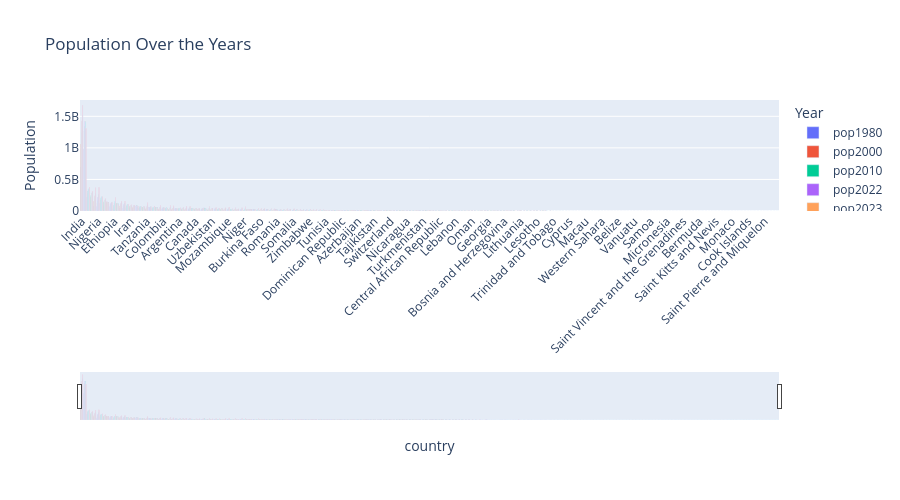

The code cell stored with this chart in its notebook:
### Markdown cell above
## Cell 3: Grouped Bar Chart (Population Over the Years)
Builds a grouped bar chart with Plotly Express comparing population across all countries  
for years: 1980, 2000, 2010, 2022, 2023, 2030, 2050. Includes a range slider and rotated x-axis labels.

### Code cell
import plotly.express as px
import pandas as pd

# Assuming data is your DataFrame
fig2 = px.bar(
    df,
    x="country",
    y=["pop1980", "pop2000", "pop2010", "pop2022", "pop2023", "pop2030", "pop2050"],
    title="Population Over the Years",
    labels={"value": "Population", "variable": "Year"},
    template="plotly",
)

# Adjust the size of the figure and rotate x-axis labels
fig2.update_layout(
    height=500,  # Set the height in pixels
    width=900,  # Set the width in pixels
    xaxis_tickangle=-45,  # Rotate x-axis labels for better readability
)

# Set bar mode to 'group' to ensure all countries are visible
fig2.update_layout(barmode='group')

# Add rangeslider and rangeselector for zooming
fig2.update_layout(
    xaxis=dict(
        rangeslider=dict(visible=True),
        type="category",  # Set x-axis type to category
    ),
)

fig2.show()

### Figure 1 — Plotly figure (JSON) as saved in the notebook; plotly's stock layout.template omitted (floating-point values rounded to 4 significant figures; data arrays with more than 128 entries replaced by an {"elided": "..."} marker saying what was removed)
{"data": [{"hovertemplate": "Year=pop1980<br>country=%{x}<br>Population=%{y}<extra></extra>", "legendgroup": "pop1980", "marker": {"color": "#636efa", "pattern": {"shape": ""}}, "name": "pop1980", "orientation": "v", "showlegend": true, "textposition": "auto", "type": "bar", "x": {"elided": "215 str values"}, "xaxis": "x", "y": {"elided": "215 float values"}, "yaxis": "y"}, {"hovertemplate": "Year=pop2000<br>country=%{x}<br>Population=%{y}<extra></extra>", "legendgroup": "pop2000", "marker": {"color": "#EF553B", "pattern": {"shape": ""}}, "name": "pop2000", "orientation": "v", "showlegend": true, "textposition": "auto", "type": "bar", "x": {"elided": "215 str values"}, "xaxis": "x", "y": {"elided": "215 float values"}, "yaxis": "y"}, {"hovertemplate": "Year=pop2010<br>country=%{x}<br>Population=%{y}<extra></extra>", "legendgroup": "pop2010", "marker": {"color": "#00cc96", "pattern": {"shape": ""}}, "name": "pop2010", "orientation": "v", "showlegend": true, "textposition": "auto", "type": "bar", "x": {"elided": "215 str values"}, "xaxis": "x", "y": {"elided": "215 float values"}, "yaxis": "y"}, {"hovertemplate": "Year=pop2022<br>country=%{x}<br>Population=%{y}<extra></extra>", "legendgroup": "pop2022", "marker": {"color": "#ab63fa", "pattern": {"shape": ""}}, "name": "pop2022", "orientation": "v", "showlegend": true, "textposition": "auto", "type": "bar", "x": {"elided": "215 str values"}, "xaxis": "x", "y": {"elided": "215 float values"}, "yaxis": "y"}, {"hovertemplate": "Year=pop2023<br>country=%{x}<br>Population=%{y}<extra></extra>", "legendgroup": "pop2023", "marker": {"color": "#FFA15A", "pattern": {"shape": ""}}, "name": "pop2023", "orientation": "v", "showlegend": true, "textposition": "auto", "type": "bar", "x": {"elided": "215 str values"}, "xaxis": "x", "y": {"elided": "215 float values"}, "yaxis": "y"}, {"hovertemplate": "Year=pop2030<br>country=%{x}<br>Population=%{y}<extra></extra>", "legendgroup": "pop2030", "marker": {"color": "#19d3f3", "pattern": {"shape": ""}}, "name": "pop2030", "orientation": "v", "showlegend": true, "textposition": "auto", "type": "bar", "x": {"elided": "215 str values"}, "xaxis": "x", "y": {"elided": "215 float values"}, "yaxis": "y"}, {"hovertemplate": "Year=pop2050<br>country=%{x}<br>Population=%{y}<extra></extra>", "legendgroup": "pop2050", "marker": {"color": "#FF6692", "pattern": {"shape": ""}}, "name": "pop2050", "orientation": "v", "showlegend": true, "textposition": "auto", "type": "bar", "x": {"elided": "215 str values"}, "xaxis": "x", "y": {"elided": "215 float values"}, "yaxis": "y"}], "layout": {"barmode": "group", "height": 500, "legend": {"title": {"text": "Year"}, "tracegroupgap": 0}, "title": {"text": "Population Over the Years"}, "width": 900, "xaxis": {"anchor": "y", "domain": [0, 1], "rangeslider": {"visible": true}, "tickangle": -45, "title": {"text": "country"}, "type": "category"}, "yaxis": {"anchor": "x", "domain": [0, 1], "title": {"text": "Population"}}}}
